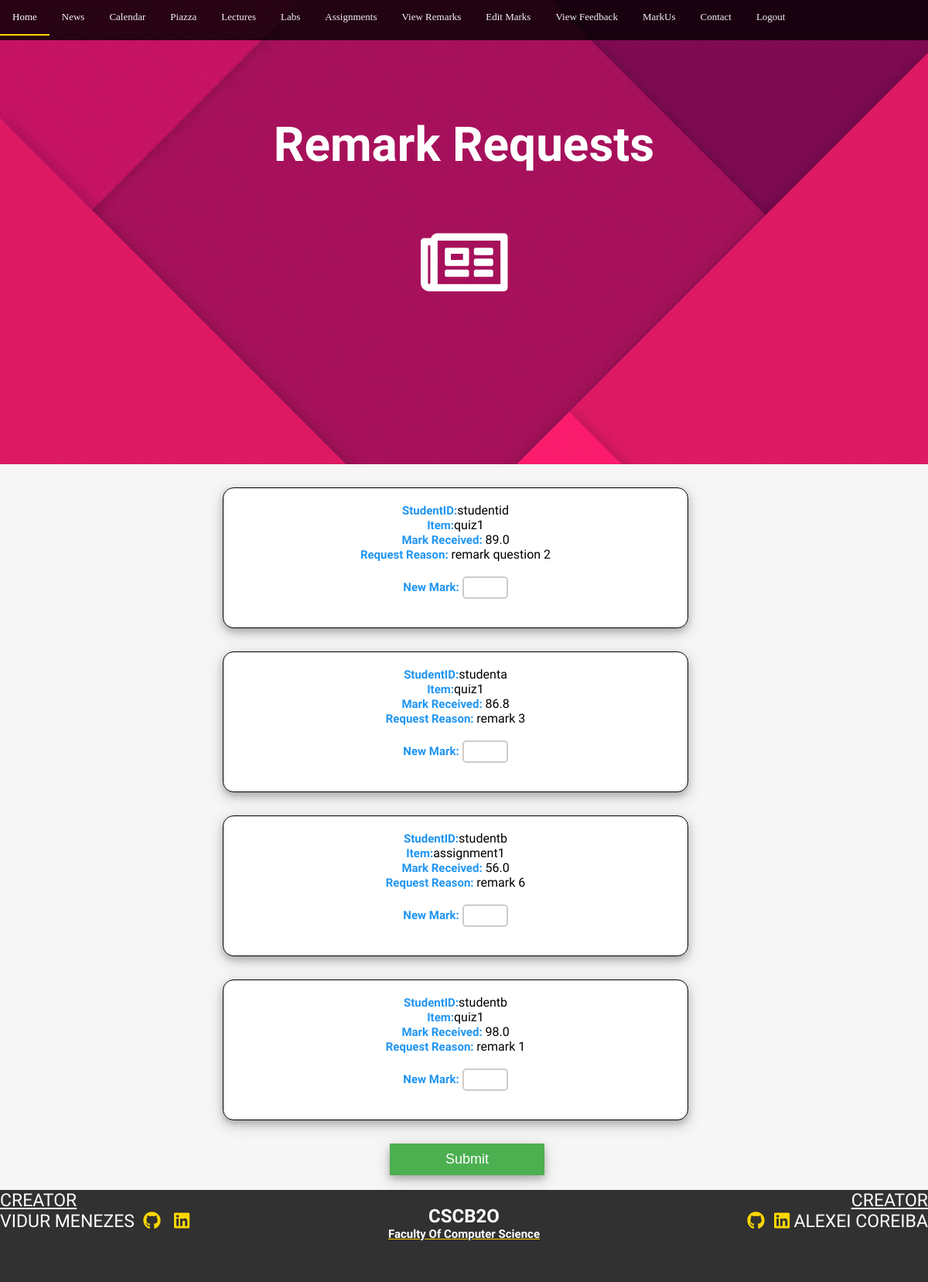
/viewremarks.php (signed in), run on the app's committed database.
### tables this page shows
CREATE TABLE `remarks` (
  `requestid` int(11) NOT NULL AUTO_INCREMENT,
  `requeststatus` tinyint(4) DEFAULT '1',
  `remarkitem` varchar(255) NOT NULL,
  `remarkreason` varchar(255) NOT NULL,
  `studentid` varchar(45) NOT NULL,
  PRIMARY KEY (`requestid`),
  UNIQUE KEY `requestid_UNIQUE` (`requestid`)
);

CREATE TABLE `marks` (
  `utorid` varchar(45) NOT NULL,
  `quiz1` decimal(10,1) DEFAULT NULL,
  `quiz2` decimal(10,1) DEFAULT NULL,
  `assignment1` decimal(10,1) DEFAULT NULL,
  `assignment2` decimal(10,1) DEFAULT NULL,
  `lab1` decimal(10,1) DEFAULT NULL,
  `lab2` decimal(10,1) DEFAULT NULL,
  `Midterm` decimal(10,1) DEFAULT NULL,
  `FinalExam` decimal(10,1) DEFAULT NULL,
  PRIMARY KEY (`utorid`),
  UNIQUE KEY `utorid_UNIQUE` (`utorid`)
);

### htdocs/viewremarks.php (the view, shortened to what this page needs)
<!DOCTYPE html>
<html>
<head>
  <link rel="stylesheet" type="text/css" href="viewremarks.css">
</head>
<body>
  <?php
  include('navbar.php');
  $info = $request = $studentarr = $itemarr = $newMark = $markErr = $unique = array();
  $sql = "SELECT requestid, remarkitem, remarkreason, studentid FROM remarks WHERE requeststatus=1";
  $result = $db->query($sql);
  if ($result->num_rows > 0) {
    while ($row = $result->fetch_assoc()) {
      $item = $row['remarkitem'];
      $studentid = $row['studentid'];
      $unique[] = $studentid.$item;
      $sql = "SELECT $item FROM marks WHERE utorid='$studentid'";
      $mark = $db->query($sql)->fetch_assoc()[$item];
      $info[] = "<br><b class=\"miniheaders\">StudentID:</b>".$studentid."<br><b class=\"miniheaders\">Item:</b>".$item;
      $request[] = "<b class=\"miniheaders\">Mark Received: </b>".$mark."<br><b class=\"miniheaders\">Request Reason:  </b>".$row['remarkreason'];
    }
  }
  ?>
  <div id="background">
    <div id="CourseTitle">
      <div class="myBounceDiv">
        <h1>Remark Requests</h1>
        <br>
        <i class="far fa-newspaper fa-5x"></i>
      </div>
    </div>
  </div>
  <?php
  if (sizeof($unique) == 0) {
   echo "<div class='alert'>";
   echo "<span class='closebtn' onclick=\"this.parentElement.style.display='none';\"></span>";
   echo "<strong>&nbsp;&nbsp;No Remark Requests At This Time</strong>";
   echo "</div>";
 } else {
  ?>
  <form method="post" action="">
    <?php
    for ($i = 0; $i < sizeof($unique); $i++) {
      echo "<div id=\"mainsection\" class=\"myBounceDiv\">";
      $fullrequest = $info[$i]."<br>".$request[$i];
      echo $fullrequest;
      echo "<br>";
      echo "<br>";
      echo "<b class=\"miniheaders\">New Mark:</b> ";
      echo "<input type=\"text\" name=\"$unique[$i]\" class=\"marks\">";
      echo "<span class=\"error\">".$markErr[$i]."</span><br>";
      echo "</div>";
    }
    ?>
    <input id="submit" type="submit" name="submit" value="Submit">
  </form>
  <br>
  <?php
}
?>
<?php
include('footer.php');
?>
</body>
</html>

### htdocs/viewremarks.css (style rules this page uses)
.myBounceDiv { -moz-animation:bounce .60s linear ; -webkit-animation:bounce .60s linear ; }
#background { background-image: url(./img/background8.jpg); overflow: auto; height: 600px; -webkit-background-size: cover; -moz-background-size: cover; -o-background-size: cover; background-size: cover; }
#CourseTitle { color: white; font-size: 20px; background-color: transparent; text-align: center; width: 100%; margin-top: 150px; }
#mainsection { text-align: center; color: black; margin: 30px; height: 180px; margin-left: 24%; margin-right: 10%; border: 1px solid black; box-shadow: 0 4px 8px 0 rgba(0, 0, 0, 0.2), 0 6px 20px 0 rgba(0, 0, 0, 0.19); background-color: white; border-radius: 14px; width: 50%; }
.marks { width:45px; }
.miniheaders { color:#2095f2; font-size: 15px; }
input[type=text] { padding:5px; border:2px solid #ccc; -webkit-border-radius: 5px; border-radius: 5px; }
input[type=submit] { position: relative; background-color: #4CAF50; border: none; font-size: 18px; color: #FFFFFF; padding: 10px; width: 200px; text-align: center; -webkit-transition-duration: 0.4s; transition-duration: 0.4s; text-decoration: none; overflow: hidden; cursor: pointer; left: 42%; box-shadow: 0 4px 8px 0 rgba(0, 0, 0, 0.2), 0 6px 20px 0 rgba(0, 0, 0, 0.19); }

### htdocs/navbar.css (style rules this page uses)
.myBounceDiv { -moz-animation:bounce .60s linear ; -webkit-animation:bounce .60s linear ; }

### htdocs/footer.css (style rules this page uses)
body { margin: 0; font-family: 'Nunito Sans', sans-serif; background-color: #F6F6F6; min-height: 100%; }
h1 { font-family: 'Nunito Sans', sans-serif; font-size: 62px; }

### data on the page
remarks: studentid "studentid", remarkitem "quiz1", mark "89.0", remarkreason "remark question 2"
remarks: studentid "studenta", remarkitem "quiz1", mark "86.8", remarkreason "remark 3"
remarks: studentid "studentb", remarkitem "assignment1", mark "56.0", remarkreason "remark 6"
remarks: studentid "studentb", remarkitem "quiz1", mark "98.0", remarkreason "remark 1"
